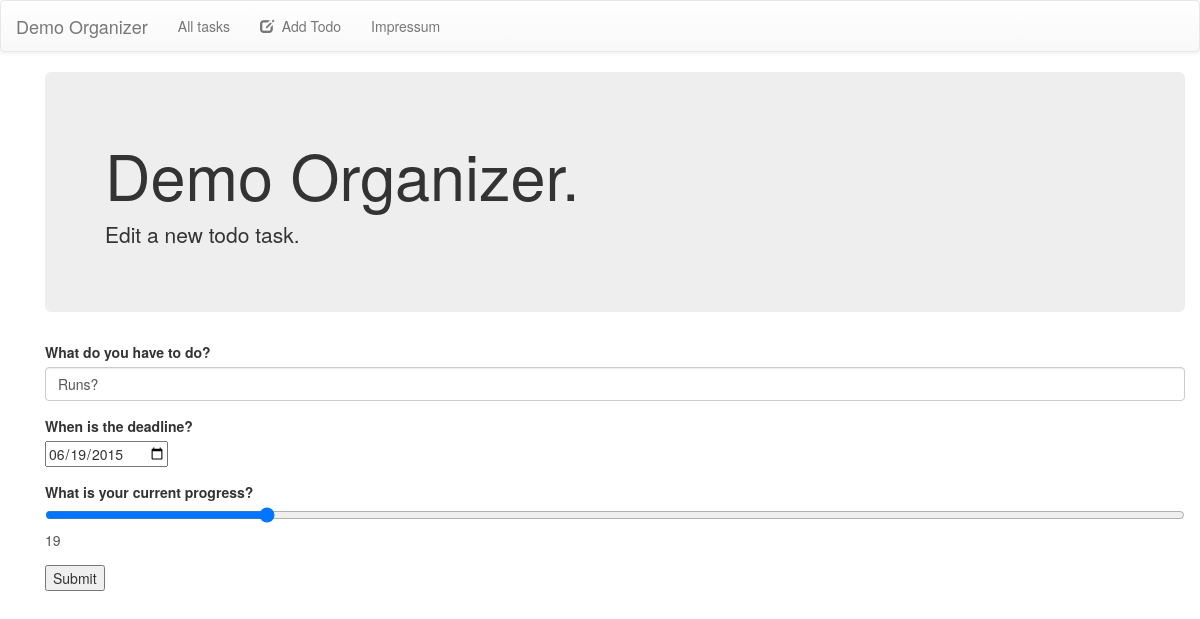
/edit/6, run on the app's committed database.
### todolist/models.py (models this page shows, shortened)
class Todo(models.Model):
    title = models.CharField(max_length=160)
    deadline = models.DateField('Deadline')
    progress = models.DecimalField(max_digits=3, decimal_places=0)
    def deadlineAsString(self):              # __unicode__ on Python 2
        return str(self.deadline)

### todolist/views.py (the view)
# urls.py: url(r'^edit/(?P<pk>\d+)$', views.UpdateView.as_view(), name='todo_edit'),
class UpdateView(UpdateView):
    template_name = 'edit.html'
    model = Todo
    fields = ['title','deadline','progress']
    success_url = '/'

### todolist/templates/edit.html (shortened to what this page needs)
{% extends "base_page.html" %}
{% block content %}
        <div class="container">
           <div class="jumbotron">
            <h1>Demo Organizer.</h1>
            <p>Edit a new todo task.</p>
          </div>
        </div>
        <div class="container">
          <form role="form" method="post" class="form">
            <div class="form-group">
              <label for="todo">What do you have to do?</label>
              <input type="text" class="form-control" id="todo" name="title" maxlength="160" value="{{ object.title }}">
            </div>
            <div class="form-group">
              <label for="deadline">When is the deadline?</label></br>
              <input type="date" name="deadline" id="deadline" value="{{ object.deadlineAsString }}">
            </div>
            <div class="form-group">
              <label for="progressbar">What is your current progress?</label>
              <input oninput="progressOutput.value=parseInt(progressbar.value)" type="range" id="progressbar" value="{{ object.progress }}" name="progress"><output name="progressOutput" for="progressbar">{{ object.progress }}</output>
              </div>
              <input type="submit" value="Submit" />
          </form>
    {% endblock %}

### data on the page
Todo: title "Runs?", deadline "06/19/2015", progress "19"
